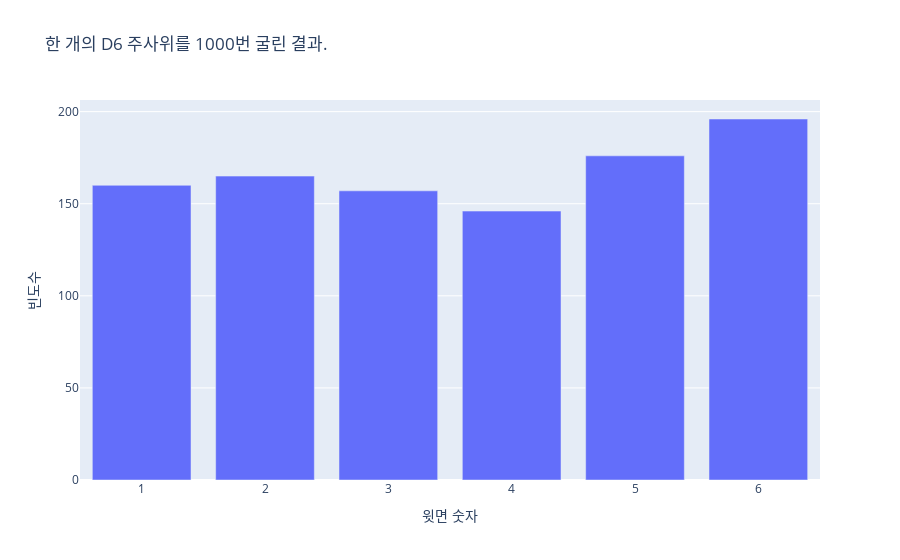

Notebook code cell kept with this figure:
### Markdown cell above
#### 그림 맞춤화

### Code cell
import plotly.express as px
from die import Die

# D6 주사위 만들기.
die = Die()

# 몇차례 주사위를 굴리고 그 결과를 리스트에 저장.
results = []
for roll_num in range(1000):
    result = die.roll()
    results.append(result)

# 결과를 분석.
frequencies = []
poss_results = range(1, die.num_sides+1)
for value in poss_results:
    frequency = results.count(value)
    frequencies.append(frequency)

# 결과 시각화.
title = "한 개의 D6 주사위를 1000번 굴린 결과."
labels = {'x': '윗면 숫자', 'y': '빈도수'}
fig = px.bar(x=poss_results, y=frequencies, title=title, labels=labels)
fig.show()

### Figure 1 — Plotly figure (JSON) as saved in the notebook; plotly's stock layout.template omitted (floating-point values rounded to 4 significant figures)
{"data": [{"hovertemplate": "윗면 숫자=%{x}<br>빈도수=%{y}<extra></extra>", "legendgroup": "", "marker": {"color": "#636efa", "pattern": {"shape": ""}}, "name": "", "orientation": "v", "showlegend": false, "textposition": "auto", "type": "bar", "x": [1, 2, 3, 4, 5, 6], "xaxis": "x", "y": [160, 165, 157, 146, 176, 196], "yaxis": "y"}], "layout": {"barmode": "relative", "legend": {"tracegroupgap": 0}, "title": {"text": "한 개의 D6 주사위를 1000번 굴린 결과."}, "xaxis": {"anchor": "y", "domain": [0, 1], "title": {"text": "윗면 숫자"}}, "yaxis": {"anchor": "x", "domain": [0, 1], "title": {"text": "빈도수"}}}}
